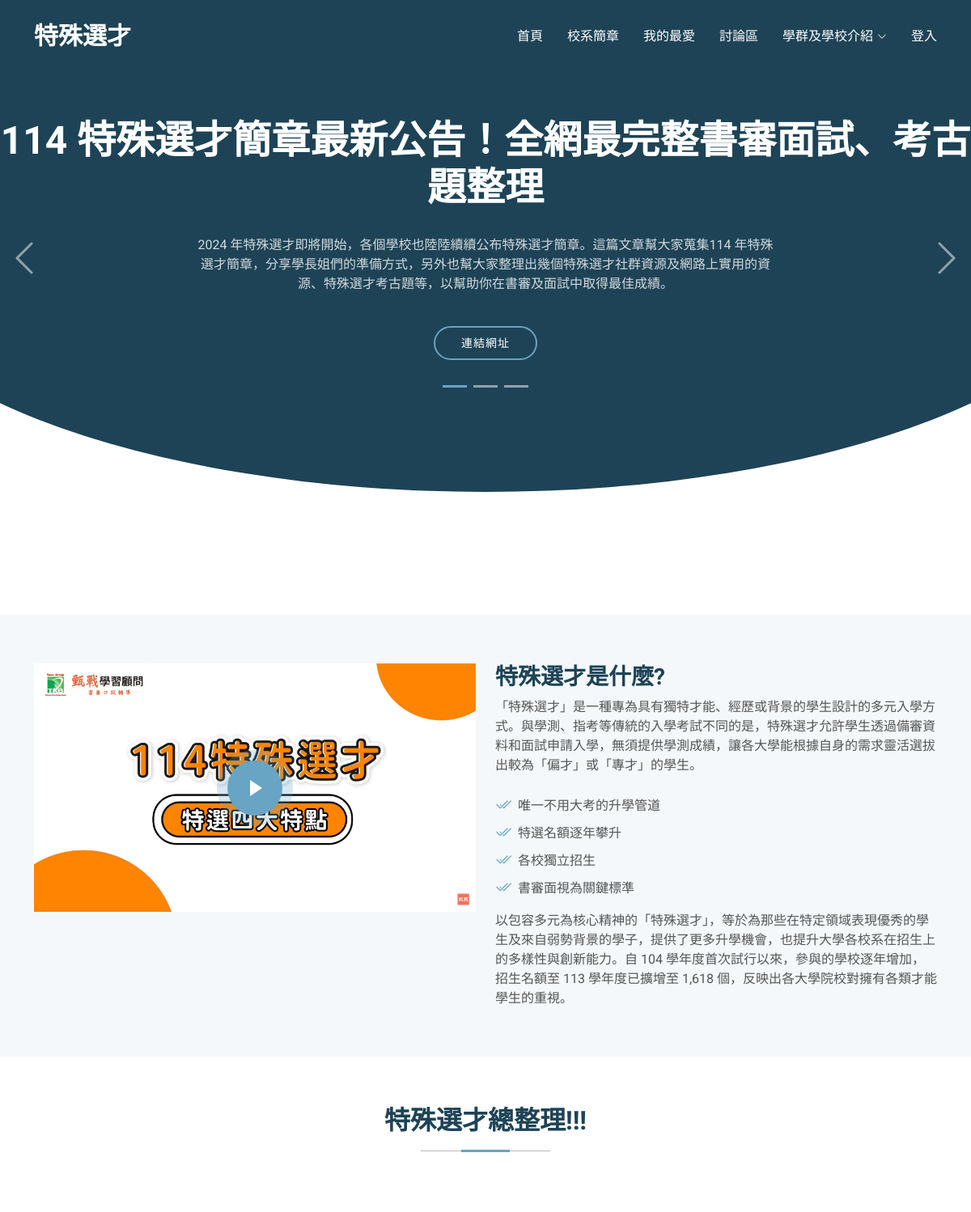
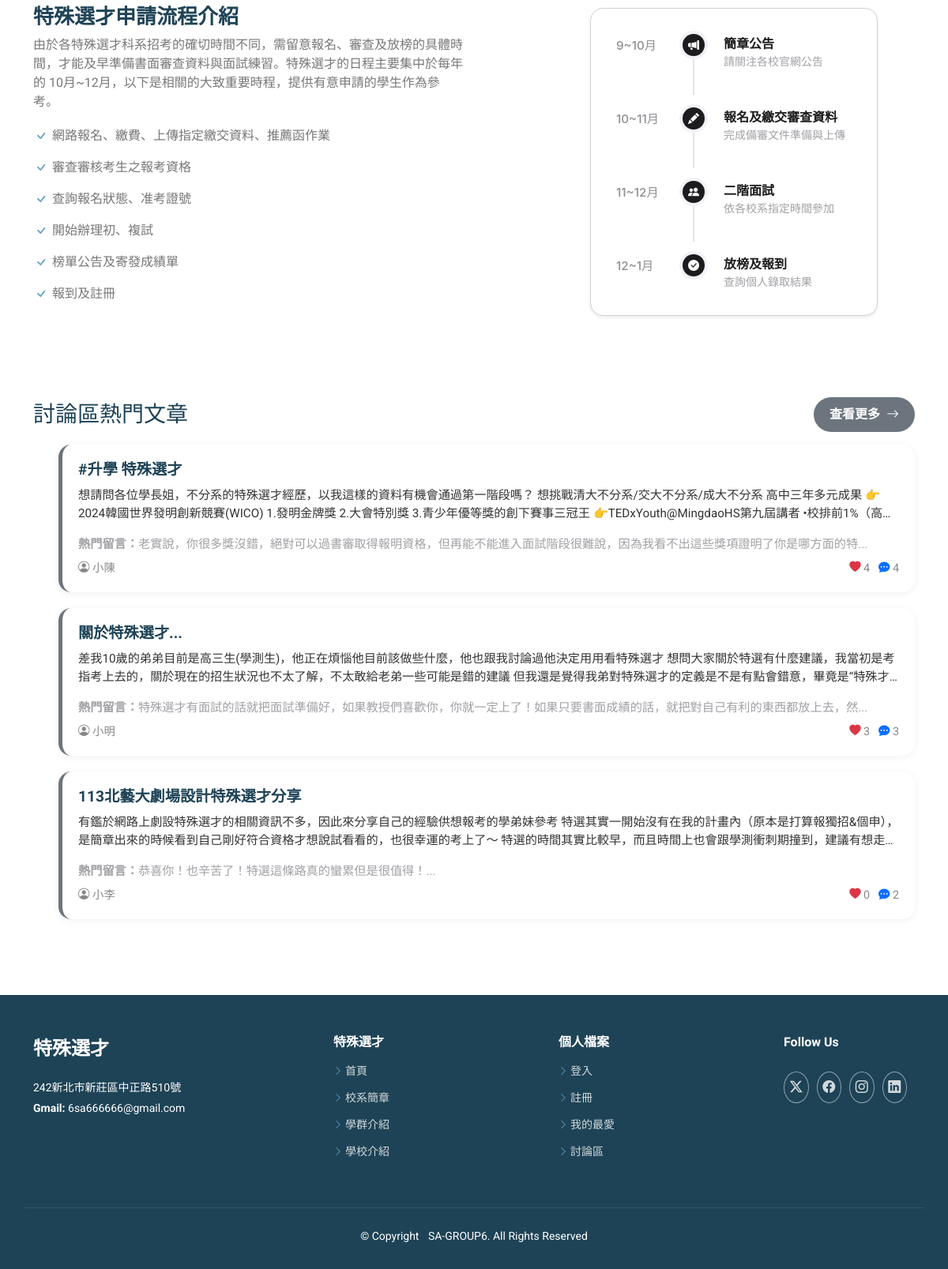
/Moderna/index.php, run on an earlier commit of the app's database (2 pictures, top to bottom).
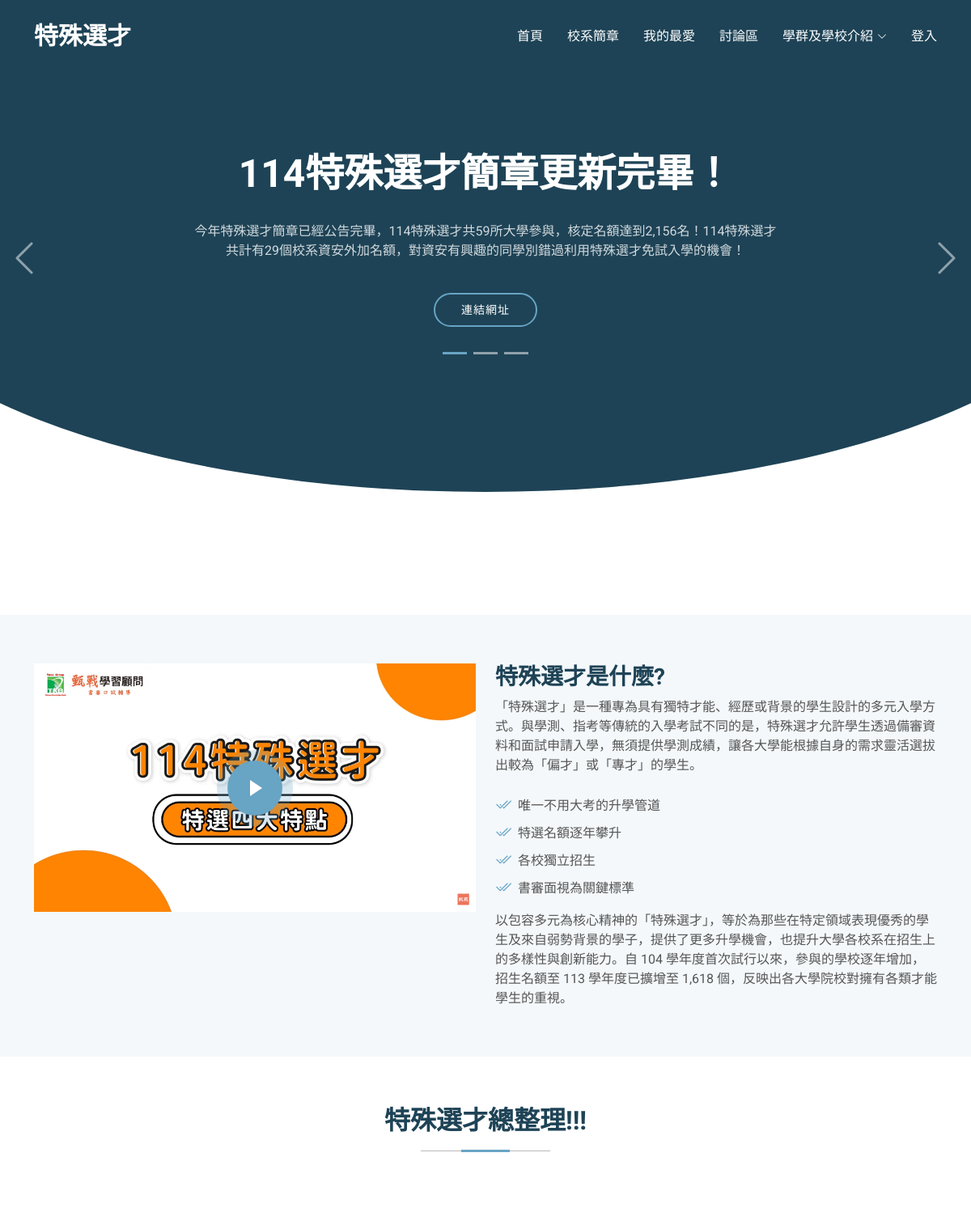
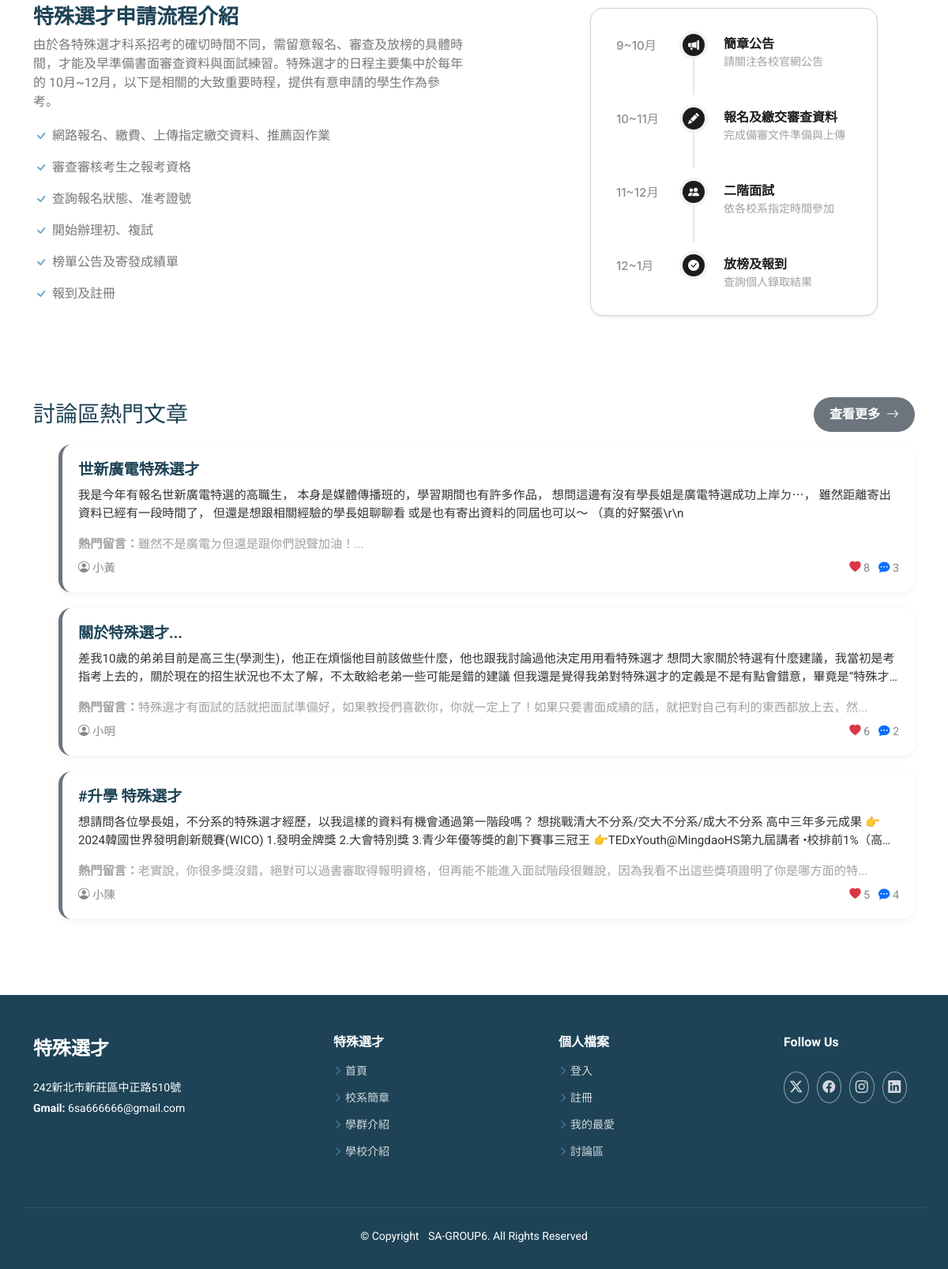
And on a later commit of the database (2 pictures, top to bottom).
### tables this page shows
CREATE TABLE `latest_news` (
  `title` varchar(35) NOT NULL,
  `content` varchar(255) NOT NULL,
  `link` varchar(255) DEFAULT NULL
);

CREATE TABLE `posts` (
  `Post_ID` int(11) NOT NULL,
  `Title` varchar(255) NOT NULL,
  `Content` text NOT NULL,
  `User_ID` int(11) NOT NULL,
  `Post_Time` datetime NOT NULL DEFAULT current_timestamp(),
  `Likes` int(11) DEFAULT 0,
  `is_deleted` tinyint(1) NOT NULL DEFAULT 0
);

CREATE TABLE `account` (
  `User_ID` int(20) NOT NULL,
  `Password` varchar(60) NOT NULL,
  `Record` varchar(255) DEFAULT NULL,
  `Photo` varchar(100) NOT NULL,
  `Nickname` varchar(60) NOT NULL,
  `Roles` varchar(15) NOT NULL,
  `E-mail` varchar(50) NOT NULL
);

### Moderna/index.php (the view, shortened to what the changed rows need)
<?php include('header.php'); ?>
<!DOCTYPE html>
<html lang="en">
<head>
  <link href="assets/vendor/bootstrap/css/bootstrap.min.css" rel="stylesheet">
  <link href="assets/vendor/bootstrap-icons/bootstrap-icons.css" rel="stylesheet">
  <link href="assets/vendor/aos/aos.css" rel="stylesheet">
  <link href="assets/vendor/glightbox/css/glightbox.min.css" rel="stylesheet">
  <link href="assets/vendor/swiper/swiper-bundle.min.css" rel="stylesheet">
  <link href="assets/css/main.css" rel="stylesheet">
</head>
<body class="index-page">
  <?php
  $servername = "localhost";
  $username = "root";
  $password = "";
  $dbname = "sa-6";
  $conn = new mysqli($servername, $username, $password, $dbname);
  $newsSql = "SELECT title, content, link FROM latest_news LIMIT 3";
  $newsResult = $conn->query($newsSql);
  $hotSql = "SELECT
              p.Post_ID,
              p.Title,
              p.Content,
              p.Likes AS PostLikes,
              COALESCE(SUM(c.Likes), 0) AS CommentLikes,
              (p.Likes + COALESCE(SUM(c.Likes), 0)) AS TotalLikes,
              COUNT(c.Comment_ID) AS CommentCount,
              a.Nickname AS Author,
              MAX(c.Likes) AS TopCommentLikes,
              (SELECT Content FROM comments WHERE Post_ID = p.Post_ID ORDER BY Likes DESC LIMIT 1) AS TopCommentContent
          FROM
              posts p
          LEFT JOIN
              comments c ON p.Post_ID = c.Post_ID
          JOIN
              account a ON p.User_ID = a.User_ID
          GROUP BY
              p.Post_ID
          ORDER BY
              TotalLikes DESC
          LIMIT 3";
  $hotResult = $conn->query($hotSql);
  ?>
  <main class="main">
    <section id="hero" class="hero section dark-background">
      <div id="hero-carousel" class="carousel carousel-fade" data-bs-ride="carousel" data-bs-interval="5000" data-bs-pause="false">
        <div class="carousel-inner">
          <?php
          if ($newsResult->num_rows > 0) {
            $isActive = true;
            while ($row = $newsResult->fetch_assoc()) {
          ?>
              <div class="carousel-item <?php echo $isActive ? 'active' : ''; ?>">
                <div class="carousel-container">
                  <h2><?php echo htmlspecialchars($row['title']); ?></h2>
                  <p><?php echo htmlspecialchars($row['content']); ?></p>
                  <a href="<?php echo htmlspecialchars($row['link']); ?>" class="btn-get-started">連結網址</a>
                </div>
              </div>
            <?php
              $isActive = false;
            }
          } else {
            ?>
            <p>No news available.</p>
          <?php
          }
          ?>
        </div>
      </div>
    </section>
    <section id="features" class="features section">
      <div class="container section-title" data-aos="fade-up">
        <h2>特殊選才總整理!!!</h2>
      </div>
      <div class="container">
        <div class="col-md-12 order-2 order-md-1" data-aos="fade-up" data-aos-delay="200">
          <ul>
            <div class="list-group">
              <?php if ($hotResult->num_rows > 0): ?>
                <?php while ($row = $hotResult->fetch_assoc()): ?>
                  <?php
                  $postId = $row['Post_ID'];
                  $postsPerPage = 5;
                  $positionResult = $conn->query("SELECT COUNT(*) AS position FROM posts WHERE Post_Time > (SELECT Post_Time FROM posts WHERE Post_ID = $postId) AND is_deleted = 0");
                  $position = $positionResult->fetch_assoc()['position'];
                  $page = floor($position / $postsPerPage) + 1;
                  ?>
                  <a href="blog-details.php?page=<?= $page ?>&highlight_id=<?= $postId ?>" class="ios-post-card d-block text-decoration-none">
                    <h5><?= htmlspecialchars($row['Title']) ?></h5>
                    <p class="content-preview"><?= htmlspecialchars($row['Content']) ?></p>
                    <?php if ($row['TopCommentContent']): ?>
                      <small class="d-block mb-2 text-muted">
                        <strong>熱門留言：</strong><?= htmlspecialchars(mb_substr($row['TopCommentContent'], 0, 60)) ?>...
                      </small>
                    <?php endif; ?>
                    <div class="meta">
                      <span><i class="bi bi-person-circle"></i> <?= htmlspecialchars($row['Author']) ?></span>
                      <span>
                        <i class="bi bi-heart-fill text-danger"></i> <?= $row['TotalLikes'] ?>
                        <i class="bi bi-chat-dots-fill text-primary"></i> <?= $row['CommentCount'] ?>
                      </span>
                    </div>
                  </a>
                <?php endwhile; ?>
              <?php else: ?>
                <p>目前沒有熱門文章。</p>
              <?php endif; ?>
            </div>
          </ul>
        </div>
      </div>
    </section>
  </main>
</body>
</html>

What changed in the data, as far as the page shows it:
removed latest_news: title "114 特殊選才簡章最新公告！全網最完整書審面試、考古題整理", content "2024 年特殊選才即將開始，各個學校也陸陸續續公布特殊選才簡章。這篇文章幫大家蒐集114 年特殊選才簡章，分享學長姐們的準備方式，另外也幫大家整理出幾個特殊選才社群資源及網路上實用的資源、特殊選才考古題等，以幫助你在書審及面試中取得最佳成績。"
no longer on this page (row edited): posts: Title "113北藝大劇場設計特殊選才分享", Content "有鑑於網路上劇設特殊選才的相關資訊不多，因此來分享自己的經驗供想報考的學弟妹參考…", TopCommentContent "恭喜你！也辛苦了！特選這條路真的蠻累但是很值得！", User_ID.Nickname "小李", TotalLikes "0", CommentCount "2"
now on this page (row edited): latest_news: title "114特殊選才簡章更新完畢！", content "今年特殊選才簡章已經公告完畢，114特殊選才共59所大學參與，核定名額達到2,156名！114特殊選才共計有29個校系資安外加名額，對資安有興趣的同學別錯過利用特殊選才免試入學的機會！"
now on this page (row edited): posts: Title "世新廣電特殊選才", Content "我是今年有報名世新廣電特選的高職生， 本身是媒體傳播班的，學習期間也有許多作品， 想問這邊有沒有學長姐是廣電特選成功上岸ㄉ⋯， 雖然距離寄出資料已經有一段時間了， 但還是想跟相關經驗的學長姐聊聊看 或是也有寄出資料的同屆也可以～ （真的好緊張\\r\\n", TopCommentContent "雖然不是廣電ㄉ但還是跟你們說聲加油！", User_ID.Nickname "小黃", TotalLikes "8", CommentCount "3"
changed posts "關於特殊選才...": TotalLikes "3" → "6"; CommentCount "3" → "2"; moves up the list
computed for posts "#升學 特殊選才": TotalLikes "4" → "5"
